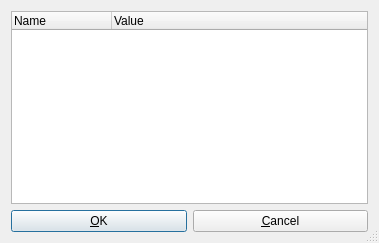
<ui version="4.0" >
<comment> Begin CVS Header </comment>
<comment>   $Source: /fs/turing/cvs/copasi_dev/copasi/UI/CQPreferenceDialog.ui,v $ </comment>
<comment>   $Revision: 1.3 $ </comment>
<comment>   $Name: Build-33 $ </comment>
<comment>   $Author: shoops $ </comment>
<comment>   $Date: 2009/12/09 16:41:49 $ </comment>
<comment> End CVS Header </comment>

<comment> Copyright (C) 2008 by Pedro Mendes, Virginia Tech Intellectual </comment>
<comment> Properties, Inc., EML Research, gGmbH, University of Heidelberg, </comment>
<comment> and The University of Manchester. </comment>
<comment> All rights reserved. </comment>

 <comment> All rights reserved. </comment>
 <class>CQPreferenceDialog</class>
 <widget class="QDialog" name="CQPreferenceDialog" >
  <property name="geometry" >
   <rect>
    <x>0</x>
    <y>0</y>
    <width>379</width>
    <height>243</height>
   </rect>
  </property>
  <property name="windowTitle" >
   <string>Preferences</string>
  </property>
  <property name="sizeGripEnabled" >
   <bool>true</bool>
  </property>
  <layout class="QVBoxLayout" name="verticalLayout" >
   <item>
    <widget class="QTreeWidget" name="mpTreeWidget" >
     <column>
      <property name="text" >
       <string>Name</string>
      </property>
     </column>
     <column>
      <property name="text" >
       <string>Value</string>
      </property>
     </column>
    </widget>
   </item>
   <item>
    <layout class="QHBoxLayout" name="mpBtnLayout" >
     <item>
      <widget class="QPushButton" name="mpBtnOk" >
       <property name="text" >
        <string>&amp;OK</string>
       </property>
       <property name="shortcut" >
        <string/>
       </property>
       <property name="autoDefault" >
        <bool>true</bool>
       </property>
       <property name="default" >
        <bool>true</bool>
       </property>
      </widget>
     </item>
     <item>
      <widget class="QPushButton" name="mpBtnCancel" >
       <property name="text" >
        <string>&amp;Cancel</string>
       </property>
       <property name="shortcut" >
        <string/>
       </property>
       <property name="autoDefault" >
        <bool>true</bool>
       </property>
      </widget>
     </item>
    </layout>
   </item>
  </layout>
 </widget>
 <layoutdefault spacing="6" margin="11" />
 <pixmapfunction>qPixmapFromMimeSource</pixmapfunction>
 <tabstops>
  <tabstop>mpBtnOk</tabstop>
  <tabstop>mpBtnCancel</tabstop>
 </tabstops>
 <resources/>
 <connections>
  <connection>
   <sender>mpBtnOk</sender>
   <signal>clicked()</signal>
   <receiver>CQPreferenceDialog</receiver>
   <slot>slotBtnOk()</slot>
   <hints>
    <hint type="sourcelabel" >
     <x>20</x>
     <y>20</y>
    </hint>
    <hint type="destinationlabel" >
     <x>20</x>
     <y>20</y>
    </hint>
   </hints>
  </connection>
  <connection>
   <sender>mpBtnCancel</sender>
   <signal>clicked()</signal>
   <receiver>CQPreferenceDialog</receiver>
   <slot>slotBtnCancel()</slot>
   <hints>
    <hint type="sourcelabel" >
     <x>20</x>
     <y>20</y>
    </hint>
    <hint type="destinationlabel" >
     <x>20</x>
     <y>20</y>
    </hint>
   </hints>
  </connection>
  <connection>
   <sender>mpTreeWidget</sender>
   <signal>itemDoubleClicked(QTreeWidgetItem*,int)</signal>
   <receiver>CQPreferenceDialog</receiver>
   <slot>slotItemDoubleClicked(QTreeWidgetItem*,int)</slot>
   <hints>
    <hint type="sourcelabel" >
     <x>189</x>
     <y>100</y>
    </hint>
    <hint type="destinationlabel" >
     <x>189</x>
     <y>121</y>
    </hint>
   </hints>
  </connection>
 </connections>
</ui>
